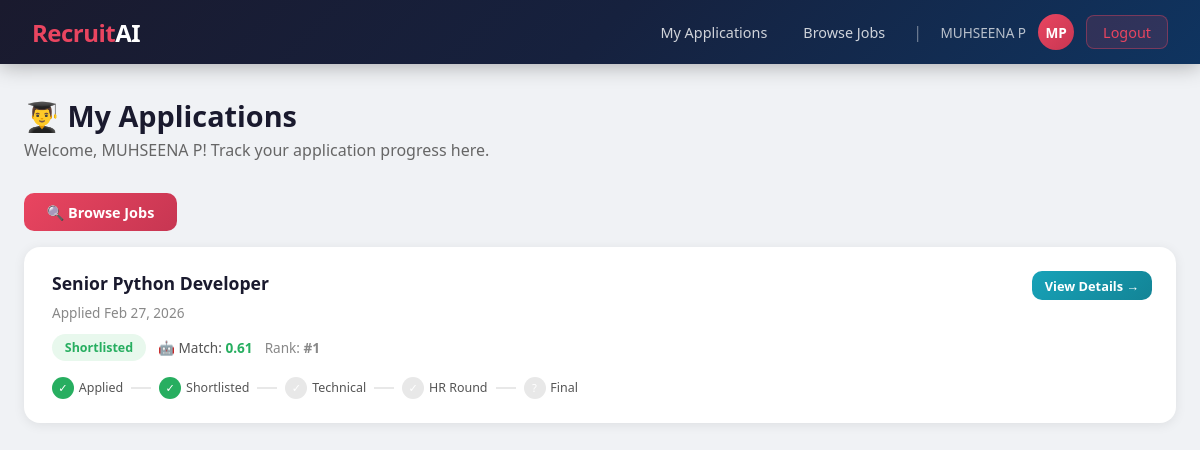
Page /candidate/dashboard/ (signed in) on the committed database.
### core/models.py (models this page shows, shortened)
class Application(models.Model):
    STATUS_CHOICES = [
        ('applied', 'Applied'),
        ('not_shortlisted', 'Not Shortlisted'),
        ('shortlisted', 'Shortlisted'),
        ('technical_scheduled', 'Technical Interview Scheduled'),
        ('technical_completed', 'Technical Interview Completed'),
        ('hr_scheduled', 'HR Interview Scheduled'),
        ('hr_completed', 'HR Interview Completed'),
        ('system_recommended', 'System Recommended'),
        ('selected', 'Selected'),
        ('rejected', 'Rejected'),
    ]
    RECOMMENDATION_CHOICES = [
        ('selected', 'Selected'),
        ('rejected', 'Rejected'),
    ]
    job = models.ForeignKey(Job, on_delete=models.CASCADE, related_name='applications')
    candidate = models.ForeignKey(User, on_delete=models.CASCADE, related_name='applications')
    resume = models.FileField(upload_to='resumes/')
    resume_text = models.TextField(blank=True)
    status = models.CharField(max_length=30, choices=STATUS_CHOICES, default='applied')
    rank = models.IntegerField(null=True, blank=True)
    applied_at = models.DateTimeField(auto_now_add=True)
    updated_at = models.DateTimeField(auto_now=True)
    resume_score = models.FloatField(null=True, blank=True)
    technical_date = models.DateField(null=True, blank=True)
    technical_score = models.FloatField(null=True, blank=True)
    technical_attended = models.BooleanField(null=True, blank=True)
    technical_feedback = models.TextField(blank=True)
    hr_date = models.DateField(null=True, blank=True)
    hr_score = models.FloatField(null=True, blank=True)
    hr_attended = models.BooleanField(null=True, blank=True)
    hr_feedback = models.TextField(blank=True)
    final_score = models.FloatField(null=True, blank=True)
    system_recommendation = models.CharField(
        max_length=10, choices=RECOMMENDATION_CHOICES, null=True, blank=True
    )
    final_decision = models.CharField(
        max_length=10, choices=RECOMMENDATION_CHOICES, null=True, blank=True
    )
    hr_decision_notes = models.TextField(blank=True)
    class Meta:
        unique_together = ('job', 'candidate')
        ordering = ['-resume_score']

class Job(models.Model):
    hr = models.ForeignKey(User, on_delete=models.CASCADE, related_name='jobs')
    title = models.CharField(max_length=200)
    required_skills = models.TextField(help_text="Comma-separated skills")
    required_experience = models.CharField(max_length=100)
    description = models.TextField()
    start_date = models.DateField(null=True, blank=True)
    end_date = models.DateField(null=True, blank=True)
    created_at = models.DateTimeField(auto_now_add=True)
    updated_at = models.DateTimeField(auto_now=True)

### core/views.py (the view)
    @login_required
    def wrapper(request, *args, **kwargs):
        if not hasattr(request.user, 'profile') or not request.user.profile.is_candidate():
            messages.error(request, "Access denied. Candidates only.")
            return redirect('dashboard')
        return func(request, *args, **kwargs)

### core/models.py (called while the page is built)
    def is_hr(self):
        return self.role == 'hr'

    def is_candidate(self):
        return self.role == 'candidate'

### core/views.py (called while the page is built)
def require_candidate(func):
    @login_required
    def wrapper(request, *args, **kwargs):
        if not hasattr(request.user, 'profile') or not request.user.profile.is_candidate():
            messages.error(request, "Access denied. Candidates only.")
            return redirect('dashboard')
        return func(request, *args, **kwargs)
    wrapper.__name__ = func.__name__
    return wrapper

@require_candidate
def candidate_dashboard(request):
    applications = Application.objects.filter(
        candidate=request.user
    ).select_related('job').order_by('-applied_at')
    return render(request, 'core/candidate_dashboard.html', {
        'applications': applications
    })

### core/templates/core/candidate_dashboard.html (shortened to what this page needs)
{% extends 'core/base.html' %}
{% block content %}
<div class="container">
    <div class="page-header">
        <h1>👨‍🎓 My Applications</h1>
        <p>Welcome, {{ user.get_full_name }}! Track your application progress here.</p>
    </div>
    <div style="margin-bottom:1rem;">
        <a href="{% url 'job_list' %}" class="btn btn-primary">🔍 Browse Jobs</a>
    </div>
    {% if applications %}
    {% for app in applications %}
    <div class="job-card">
        <div style="display:flex; justify-content:space-between; align-items:flex-start; flex-wrap:wrap; gap:1rem;">
            <div style="flex:1;">
                <div class="job-card-title">{{ app.job.title }}</div>
                <div class="job-card-meta">Applied {{ app.applied_at|date:"M d, Y" }}</div>
                <div style="margin-top:0.75rem; display:flex; gap:0.75rem; flex-wrap:wrap; align-items:center;">
                    <span class="badge badge-{{ app.status }}">{{ app.get_status_display }}</span>
                    {% if app.resume_score is not None %}
                    <span style="font-size:0.85rem; color:#555;">
                        🤖 Match: <strong style="color:{% if app.resume_score >= 0.6 %}#27ae60{% else %}#e74c3c{% endif %}">
                            {{ app.resume_score|floatformat:2 }}
                        </strong>
                    </span>
                    {% endif %}
                    {% if app.rank %}
                    <span style="font-size:0.85rem; color:#888;">Rank: <strong>#{{ app.rank }}</strong></span>
                    {% endif %}
                </div>
                <div style="margin-top:1rem; display:flex; gap:0.5rem; flex-wrap:wrap;">
                    <div style="display:flex; align-items:center; gap:0.3rem;">
                        <div style="width:22px; height:22px; border-radius:50%; background:{% if app.status != 'applied' or app.status == 'applied' %}#27ae60{% else %}#e8e8e8{% endif %}; display:flex; align-items:center; justify-content:center; font-size:0.7rem; color:#fff;">✓</div>
                        <span style="font-size:0.78rem; color:#555;">Applied</span>
                    </div>
                    <div style="width:20px; height:2px; background:#e8e8e8; margin-top:10px;"></div>
                    <div style="display:flex; align-items:center; gap:0.3rem;">
                        <div style="width:22px; height:22px; border-radius:50%; background:{% if app.status in 'shortlisted,technical_scheduled,technical_completed,hr_scheduled,hr_completed,system_recommended,selected' %}#27ae60{% elif app.status == 'not_shortlisted' %}#e74c3c{% else %}#e8e8e8{% endif %}; display:flex; align-items:center; justify-content:center; font-size:0.7rem; color:#fff;">
                            {% if app.status == 'not_shortlisted' %}✗{% else %}✓{% endif %}
                        </div>
                        <span style="font-size:0.78rem; color:#555;">Shortlisted</span>
                    </div>
                    <div style="width:20px; height:2px; background:#e8e8e8; margin-top:10px;"></div>
                    <div style="display:flex; align-items:center; gap:0.3rem;">
                        <div style="width:22px; height:22px; border-radius:50%; background:{% if app.status in 'technical_completed,hr_scheduled,hr_completed,system_recommended,selected' %}#27ae60{% elif app.status == 'technical_scheduled' %}#e67e22{% else %}#e8e8e8{% endif %}; display:flex; align-items:center; justify-content:center; font-size:0.7rem; color:#fff;">
                            {% if app.status == 'technical_scheduled' %}!{% else %}✓{% endif %}
                        </div>
                        <span style="font-size:0.78rem; color:#555;">Technical</span>
                    </div>
                    <div style="width:20px; height:2px; background:#e8e8e8; margin-top:10px;"></div>
                    <div style="display:flex; align-items:center; gap:0.3rem;">
                        <div style="width:22px; height:22px; border-radius:50%; background:{% if app.status in 'hr_completed,system_recommended,selected' %}#27ae60{% elif app.status == 'hr_scheduled' %}#e67e22{% else %}#e8e8e8{% endif %}; display:flex; align-items:center; justify-content:center; font-size:0.7rem; color:#fff;">
                            {% if app.status == 'hr_scheduled' %}!{% else %}✓{% endif %}
                        </div>
                        <span style="font-size:0.78rem; color:#555;">HR Round</span>
                    </div>
                    <div style="width:20px; height:2px; background:#e8e8e8; margin-top:10px;"></div>
                    <div style="display:flex; align-items:center; gap:0.3rem;">
                        <div style="width:22px; height:22px; border-radius:50%; background:{% if app.status == 'selected' %}#27ae60{% elif app.status == 'rejected' %}#e74c3c{% else %}#e8e8e8{% endif %}; display:flex; align-items:center; justify-content:center; font-size:0.7rem; color:#fff;">
                            {% if app.status == 'selected' %}✓{% elif app.status == 'rejected' %}✗{% else %}?{% endif %}
                        </div>
                        <span style="font-size:0.78rem; color:#555;">Final</span>
                    </div>
                </div>
            </div>
            <div>
                <a href="{% url 'application_status' app.pk %}" class="btn btn-info btn-sm">View Details →</a>
            </div>
        </div>
    </div>
    {% endfor %}
    {% else %}
    <div class="card" style="text-align:center; padding:3rem;">
        <div style="font-size:3rem; margin-bottom:1rem;">📭</div>
        <p style="color:#888; margin-bottom:1rem;">You haven't applied to any jobs yet.</p>
        <a href="{% url 'job_list' %}" class="btn btn-primary">Browse Available Jobs</a>
    </div>
    {% endif %}
</div>
{% endblock %}

### core/templates/core/base.html (shortened to what this page needs)
<!DOCTYPE html>
<html lang="en">
<head>
</head>
<body>
{% if user.is_authenticated %}
<nav class="navbar">
    <a href="{% url 'dashboard' %}" class="navbar-brand">Recruit<span>AI</span></a>
    <div class="navbar-nav">
        {% if user.profile.is_hr %}
            <a href="{% url 'hr_dashboard' %}" class="nav-link">Dashboard</a>
            <a href="{% url 'create_job' %}" class="nav-link">+ New Job</a>
            <a href="{% url 'hr_reports' %}" class="nav-link">Reports</a>
        {% else %}
            <a href="{% url 'candidate_dashboard' %}" class="nav-link">My Applications</a>
            <a href="{% url 'job_list' %}" class="nav-link">Browse Jobs</a>
        {% endif %}
        <span style="color:rgba(255,255,255,0.4); padding: 0 0.5rem;">|</span>
        <span class="nav-username">{{ user.get_full_name|default:user.username }}</span>
        <a href="{% url 'view_profile' %}" class="nav-avatar" title="View Profile">
            {{ user.first_name|first|upper }}{{ user.last_name|first|upper }}
        </a>
        <a href="{% url 'logout' %}" class="btn-logout" style="margin-left:0.5rem;">Logout</a>
    </div>
</nav>
{% endif %}
{% block content %}{% endblock %}
</body>
</html>

### core/templates/core/base.html (style rules this page uses)
* { box-sizing: border-box; margin: 0; padding: 0; }
body { font-family: 'Segoe UI', sans-serif; background: #f0f2f5; color: #333; min-height: 100vh; }
.navbar { background: linear-gradient(135deg, #1a1a2e 0%, #16213e 50%, #0f3460 100%); padding: 0 2rem; display: flex; align-items: center; justify-content: space-between; height: 64px; box-shadow: 0 2px 20px rgba(0,0,0,0.3); position: sticky; top: 0; z-index: 100; }
.navbar-brand { color: #e94560; font-size: 1.5rem; font-weight: 800; text-decoration: none; letter-spacing: -0.5px; }
.navbar-brand span { color: #fff; }
.navbar-nav { display: flex; gap: 0.25rem; align-items: center; }
.nav-link { color: rgba(255,255,255,0.8); text-decoration: none; padding: 0.5rem 1rem; border-radius: 8px; font-size: 0.9rem; transition: all 0.2s; }
.btn-logout { background: rgba(233,69,96,0.15); border: 1px solid rgba(233,69,96,0.4); color: #e94560; padding: 0.4rem 1rem; border-radius: 8px; cursor: pointer; font-size: 0.9rem; text-decoration: none; transition: all 0.2s; }
.nav-avatar { width: 36px; height: 36px; border-radius: 50%; background: linear-gradient(135deg, #e94560, #c73652); color: #fff; display: flex; align-items: center; justify-content: center; font-weight: 700; font-size: 0.85rem; cursor: pointer; text-decoration: none; margin-left: 0.5rem; transition: all 0.2s; }
.nav-username { color: rgba(255,255,255,0.7); font-size: 0.85rem; margin-left: 0.4rem; }
.container { max-width: 1200px; margin: 2rem auto; padding: 0 1.5rem; }
.page-header { margin-bottom: 2rem; }
.page-header h1 { font-size: 1.8rem; color: #1a1a2e; font-weight: 700; }
.page-header p { color: #666; margin-top: 0.25rem; }
.btn { display: inline-block; padding: 0.6rem 1.4rem; border-radius: 10px; font-size: 0.9rem; font-weight: 600; cursor: pointer; border: none; text-decoration: none; transition: all 0.2s; }
.btn-primary { background: linear-gradient(135deg, #e94560, #c73652); color: #fff; }
.btn-info { background: linear-gradient(135deg, #17a2b8, #138496); color: #fff; }
.btn-sm { padding: 0.35rem 0.8rem; font-size: 0.8rem; }
.badge { display: inline-block; padding: 0.3rem 0.8rem; border-radius: 20px; font-size: 0.78rem; font-weight: 600; }
.badge-shortlisted { background: #e8f8ed; color: #27ae60; }
.job-card { background: #fff; border-radius: 16px; padding: 1.5rem; box-shadow: 0 2px 12px rgba(0,0,0,0.08); margin-bottom: 1rem; border-left: 4px solid transparent; transition: all 0.2s; }
.job-card-title { font-size: 1.1rem; font-weight: 700; color: #1a1a2e; }
.job-card-meta { color: #888; font-size: 0.85rem; margin: 0.5rem 0; }

### rows in the picture
Application: job "Senior Python Developer", applied_at "Feb 27, 2026", status "Shortlisted", resume_score "0.61", rank "1"

### other values in the picture
{{ user.get_full_name|default:user.username }} "MUHSEENA P"
{{ user.first_name|first|upper }} "M"
{{ user.last_name|first|upper }} "P"
{{ user.get_full_name }} "MUHSEENA P"
